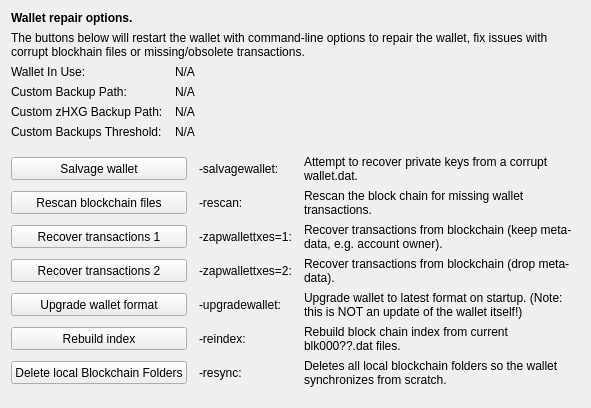
     <widget class="QWidget" name="tab_repair">
      <attribute name="title">
       <string>&amp;Wallet Repair</string>
      </attribute>
      <layout class="QGridLayout" name="gridLayout_4" columnstretch="0,0,0,0">
       <property name="horizontalSpacing">
        <number>12</number>
       </property>
       <item row="0" column="0" colspan="4">
        <widget class="QLabel" name="label_repair_header">
         <property name="font">
          <font>
           <weight>75</weight>
           <bold>true</bold>
          </font>
         </property>
         <property name="text">
          <string>Wallet repair options.</string>
         </property>
        </widget>
       </item>
       <item row="1" column="0" colspan="4">
        <widget class="QLabel" name="label_repair_helptext">
         <property name="font">
          <font>
           <weight>50</weight>
           <bold>false</bold>
          </font>
         </property>
         <property name="text">
          <string>The buttons below will restart the wallet with command-line options to repair the wallet, fix issues with corrupt blockhain files or missing/obsolete transactions.</string>
         </property>
         <property name="wordWrap">
          <bool>true</bool>
         </property>
        </widget>
       </item>
       <item row="2" column="0">
        <widget class="QLabel" name="wallet_path_label">
         <property name="text">
          <string>Wallet In Use:</string>
         </property>
        </widget>
       </item>
       <item row="2" column="1" colspan="3">
        <widget class="QLabel" name="wallet_path">
         <property name="cursor">
          <cursorShape>IBeamCursor</cursorShape>
         </property>
         <property name="text">
          <string>N/A</string>
         </property>
         <property name="textFormat">
          <enum>Qt::PlainText</enum>
         </property>
         <property name="textInteractionFlags">
          <set>Qt::LinksAccessibleByMouse|Qt::TextSelectableByKeyboard|Qt::TextSelectableByMouse</set>
         </property>
        </widget>
       </item>
       <item row="3" column="0">
        <widget class="QLabel" name="wallet_custombackuppath_label">
         <property name="text">
          <string>Custom Backup Path:</string>
         </property>
         <property name="visible">
          <bool>false</bool>
         </property>
        </widget>
       </item>
       <item row="3" column="1" colspan="3">
        <widget class="QLabel" name="wallet_custombackuppath">
         <property name="cursor">
          <cursorShape>IBeamCursor</cursorShape>
         </property>
         <property name="text">
          <string>N/A</string>
         </property>
         <property name="textFormat">
          <enum>Qt::PlainText</enum>
         </property>
         <property name="textInteractionFlags">
          <set>Qt::LinksAccessibleByMouse|Qt::TextSelectableByKeyboard|Qt::TextSelectableByMouse</set>
         </property>
         <property name="visible">
          <bool>false</bool>
         </property>
        </widget>
       </item>
       <item row="4" column="0">
        <widget class="QLabel" name="wallet_customzhxgbackuppath_label">
         <property name="text">
          <string>Custom zHXG Backup Path:</string>
         </property>
         <property name="visible">
          <bool>false</bool>
         </property>
        </widget>
       </item>
       <item row="4" column="1" colspan="3">
        <widget class="QLabel" name="wallet_customzhxgbackuppath">
         <property name="cursor">
          <cursorShape>IBeamCursor</cursorShape>
         </property>
         <property name="text">
          <string>N/A</string>
         </property>
         <property name="textFormat">
          <enum>Qt::PlainText</enum>
         </property>
         <property name="textInteractionFlags">
          <set>Qt::LinksAccessibleByMouse|Qt::TextSelectableByKeyboard|Qt::TextSelectableByMouse</set>
         </property>
         <property name="visible">
          <bool>false</bool>
         </property>
        </widget>
       </item>
       <item row="5" column="0">
        <widget class="QLabel" name="wallet_custombackupthreshold_label">
         <property name="text">
          <string>Custom Backups Threshold:</string>
         </property>
         <property name="visible">
          <bool>false</bool>
         </property>
        </widget>
       </item>
       <item row="5" column="1" colspan="3">
        <widget class="QLabel" name="wallet_custombackupthreshold">
         <property name="cursor">
          <cursorShape>IBeamCursor</cursorShape>
         </property>
         <property name="text">
          <string>N/A</string>
         </property>
         <property name="textFormat">
          <enum>Qt::PlainText</enum>
         </property>
         <property name="textInteractionFlags">
          <set>Qt::LinksAccessibleByMouse|Qt::TextSelectableByKeyboard|Qt::TextSelectableByMouse</set>
         </property>
         <property name="visible">
          <bool>false</bool>
         </property>
        </widget>
       </item>
       <item row="6" column="0">
        <spacer name="verticalSpacer_repair1">
         <property name="orientation">
          <enum>Qt::Vertical</enum>
         </property>
         <property name="sizeHint" stdset="0">
          <size>
           <width>10</width>
           <height>10</height>
          </size>
         </property>
        </spacer>
       </item>
       <item row="7" column="0" colspan="2">
        <widget class="QPushButton" name="btn_salvagewallet">
         <property name="minimumSize">
          <size>
           <width>100</width>
           <height>23</height>
          </size>
         </property>
         <property name="text">
          <string>Salvage wallet</string>
         </property>
        </widget>
       </item>
       <item row="7" column="2">
        <widget class="QLabel" name="label_repair_salvage_command">
         <property name="text">
          <string notr="true">-salvagewallet:</string>
         </property>
        </widget>
       </item>
       <item row="7" column="3">
        <widget class="QLabel" name="label_repair_salvage">
         <property name="text">
          <string>Attempt to recover private keys from a corrupt wallet.dat.</string>
         </property>
         <property name="wordWrap">
          <bool>true</bool>
         </property>
        </widget>
       </item>
       <item row="8" column="0" colspan="2">
        <widget class="QPushButton" name="btn_rescan">
         <property name="minimumSize">
          <size>
           <width>100</width>
           <height>23</height>
          </size>
         </property>
         <property name="text">
          <string>Rescan blockchain files</string>
         </property>
        </widget>
       </item>
       <item row="8" column="2">
        <widget class="QLabel" name="label_repair_rescan_command">
         <property name="text">
          <string notr="true">-rescan:</string>
         </property>
        </widget>
       </item>
       <item row="8" column="3">
        <widget class="QLabel" name="label_repair_rescan">
         <property name="text">
          <string>Rescan the block chain for missing wallet transactions.</string>
         </property>
         <property name="wordWrap">
          <bool>true</bool>
         </property>
        </widget>
       </item>
       <item row="9" column="0" colspan="2">
        <widget class="QPushButton" name="btn_zapwallettxes1">
         <property name="minimumSize">
          <size>
           <width>100</width>
           <height>23</height>
          </size>
         </property>
         <property name="text">
          <string>Recover transactions 1</string>
         </property>
        </widget>
       </item>
       <item row="9" column="2">
        <widget class="QLabel" name="label_repair_zap1_command">
         <property name="text">
          <string notr="true">-zapwallettxes=1:</string>
         </property>
        </widget>
       </item>
       <item row="9" column="3">
        <widget class="QLabel" name="label_repair_zap1">
         <property name="text">
          <string>Recover transactions from blockchain (keep meta-data, e.g. account owner).</string>
         </property>
         <property name="wordWrap">
          <bool>true</bool>
         </property>
        </widget>
       </item>
       <item row="10" column="0" colspan="2">
        <widget class="QPushButton" name="btn_zapwallettxes2">
         <property name="minimumSize">
          <size>
           <width>100</width>
           <height>23</height>
          </size>
         </property>
         <property name="text">
          <string>Recover transactions 2</string>
         </property>
        </widget>
       </item>
       <item row="10" column="2">
        <widget class="QLabel" name="label_repair_zap2_command">
         <property name="text">
          <string notr="true">-zapwallettxes=2:</string>
         </property>
        </widget>
       </item>
       <item row="10" column="3">
        <widget class="QLabel" name="label_repair_zap2">
         <property name="text">
          <string>Recover transactions from blockchain (drop meta-data).</string>
         </property>
         <property name="wordWrap">
          <bool>true</bool>
         </property>
        </widget>
       </item>
       <item row="11" column="0" colspan="2">
        <widget class="QPushButton" name="btn_upgradewallet">
         <property name="minimumSize">
          <size>
           <width>100</width>
           <height>23</height>
          </size>
         </property>
         <property name="text">
          <string>Upgrade wallet format</string>
         </property>
        </widget>
       </item>
       <item row="11" column="2">
        <widget class="QLabel" name="label_repair_upgrade_command">
         <property name="text">
          <string notr="true">-upgradewallet:</string>
         </property>
        </widget>
       </item>
       <item row="11" column="3">
        <widget class="QLabel" name="label_repair_upgrade">
         <property name="text">
          <string>Upgrade wallet to latest format on startup. (Note: this is NOT an update of the wallet itself!)</string>
         </property>
         <property name="wordWrap">
          <bool>true</bool>
         </property>
        </widget>
       </item>
       <item row="12" column="0" colspan="2">
        <widget class="QPushButton" name="btn_reindex">
         <property name="minimumSize">
          <size>
           <width>100</width>
           <height>23</height>
          </size>
         </property>
         <property name="text">
          <string>Rebuild index</string>
         </property>
        </widget>
       </item>
       <item row="12" column="2">
        <widget class="QLabel" name="label_repair_reindex_command">
         <property name="text">
          <string notr="true">-reindex:</string>
         </property>
        </widget>
       </item>
       <item row="12" column="3">
        <widget class="QLabel" name="label_repair_reindex">
         <property name="text">
          <string>Rebuild block chain index from current blk000??.dat files.</string>
         </property>
         <property name="wordWrap">
          <bool>true</bool>
         </property>
        </widget>
       </item>
       <item row="13" column="0" colspan="2">
        <widget class="QPushButton" name="btn_resync">
         <property name="minimumSize">
          <size>
           <width>100</width>
           <height>23</height>
          </size>
         </property>
         <property name="text">
          <string>Delete local Blockchain Folders</string>
         </property>
        </widget>
       </item>
       <item row="13" column="2">
        <widget class="QLabel" name="label_repair_resync_command">
         <property name="text">
          <string>-resync:</string>
         </property>
        </widget>
       </item>
       <item row="13" column="3">
        <widget class="QLabel" name="label_repair_resync">
         <property name="text">
          <string>Deletes all local blockchain folders so the wallet synchronizes from scratch.</string>
         </property>
         <property name="wordWrap">
          <bool>true</bool>
         </property>
        </widget>
       </item>
       <item row="14" column="0">
        <spacer name="verticalSpacer_repair2">
         <property name="orientation">
          <enum>Qt::Vertical</enum>
         </property>
         <property name="sizeHint" stdset="0">
          <size>
           <width>20</width>
           <height>10</height>
          </size>
         </property>
        </spacer>
       </item>
      </layout>
     </widget>
